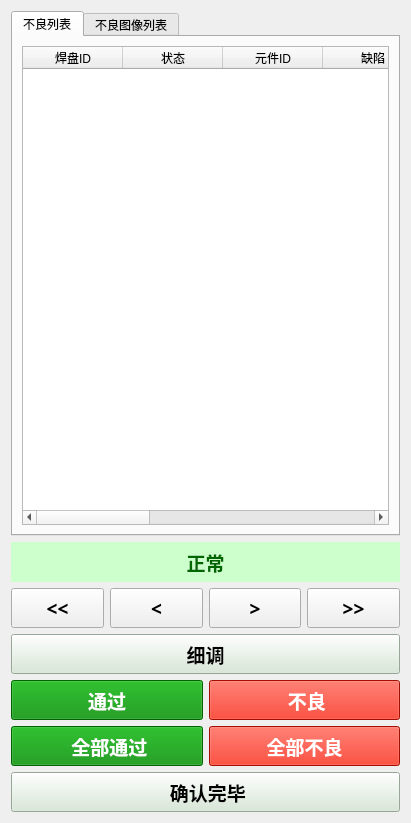
<?xml version="1.0" encoding="UTF-8"?>
<ui version="4.0">
 <class>NGStatsWidgetRight</class>
 <widget class="QWidget" name="NGStatsWidgetRight">
  <property name="geometry">
   <rect>
    <x>0</x>
    <y>0</y>
    <width>411</width>
    <height>823</height>
   </rect>
  </property>
  <property name="windowTitle">
   <string>Form</string>
  </property>
  <layout class="QGridLayout" name="gridLayout">
   <item row="0" column="0" colspan="4">
    <widget class="QTabWidget" name="tab_ngs">
     <property name="tabPosition">
      <enum>QTabWidget::North</enum>
     </property>
     <property name="tabShape">
      <enum>QTabWidget::Rounded</enum>
     </property>
     <property name="currentIndex">
      <number>0</number>
     </property>
     <property name="elideMode">
      <enum>Qt::ElideNone</enum>
     </property>
     <property name="movable">
      <bool>false</bool>
     </property>
     <widget class="QWidget" name="tab">
      <attribute name="title">
       <string>不良列表</string>
      </attribute>
      <layout class="QVBoxLayout" name="verticalLayout">
       <item>
        <widget class="QTableWidget" name="table_ng_list">
         <column>
          <property name="text">
           <string>焊盘ID</string>
          </property>
         </column>
         <column>
          <property name="text">
           <string>状态</string>
          </property>
         </column>
         <column>
          <property name="text">
           <string>元件ID</string>
          </property>
         </column>
         <column>
          <property name="text">
           <string>缺陷</string>
          </property>
         </column>
         <column>
          <property name="text">
           <string>体积</string>
          </property>
         </column>
         <column>
          <property name="text">
           <string>高度</string>
          </property>
         </column>
         <column>
          <property name="text">
           <string>面积</string>
          </property>
         </column>
         <column>
          <property name="text">
           <string>偏移X</string>
          </property>
         </column>
         <column>
          <property name="text">
           <string>偏移Y</string>
          </property>
         </column>
        </widget>
       </item>
      </layout>
     </widget>
     <widget class="QWidget" name="tab_2">
      <attribute name="title">
       <string>不良图像列表</string>
      </attribute>
      <layout class="QVBoxLayout" name="verticalLayout_2">
       <item>
        <widget class="QListWidget" name="list_ng_imgs"/>
       </item>
      </layout>
     </widget>
    </widget>
   </item>
   <item row="1" column="0" colspan="4">
    <widget class="QLabel" name="label_show_ng">
     <property name="minimumSize">
      <size>
       <width>0</width>
       <height>40</height>
      </size>
     </property>
     <property name="font">
      <font>
       <family>微软雅黑</family>
       <pointsize>14</pointsize>
       <weight>75</weight>
       <bold>true</bold>
      </font>
     </property>
     <property name="styleSheet">
      <string notr="true">background-color:rgb(204, 255, 204);color:rgb(0, 102, 0);</string>
     </property>
     <property name="text">
      <string>正常</string>
     </property>
     <property name="alignment">
      <set>Qt::AlignCenter</set>
     </property>
    </widget>
   </item>
   <item row="2" column="0">
    <widget class="QPushButton" name="button_first">
     <property name="minimumSize">
      <size>
       <width>0</width>
       <height>40</height>
      </size>
     </property>
     <property name="font">
      <font>
       <family>微软雅黑</family>
       <pointsize>14</pointsize>
       <weight>75</weight>
       <bold>true</bold>
      </font>
     </property>
     <property name="text">
      <string>&lt;&lt;</string>
     </property>
    </widget>
   </item>
   <item row="2" column="1">
    <widget class="QPushButton" name="button_previous">
     <property name="minimumSize">
      <size>
       <width>0</width>
       <height>40</height>
      </size>
     </property>
     <property name="font">
      <font>
       <family>微软雅黑</family>
       <pointsize>14</pointsize>
       <weight>75</weight>
       <bold>true</bold>
      </font>
     </property>
     <property name="text">
      <string>&lt;</string>
     </property>
    </widget>
   </item>
   <item row="2" column="2">
    <widget class="QPushButton" name="button_next">
     <property name="minimumSize">
      <size>
       <width>0</width>
       <height>40</height>
      </size>
     </property>
     <property name="font">
      <font>
       <family>微软雅黑</family>
       <pointsize>14</pointsize>
       <weight>75</weight>
       <bold>true</bold>
      </font>
     </property>
     <property name="text">
      <string>&gt;</string>
     </property>
    </widget>
   </item>
   <item row="2" column="3">
    <widget class="QPushButton" name="button_final">
     <property name="minimumSize">
      <size>
       <width>0</width>
       <height>40</height>
      </size>
     </property>
     <property name="font">
      <font>
       <family>微软雅黑</family>
       <pointsize>14</pointsize>
       <weight>75</weight>
       <bold>true</bold>
      </font>
     </property>
     <property name="text">
      <string>&gt;&gt;</string>
     </property>
    </widget>
   </item>
   <item row="3" column="0" colspan="4">
    <widget class="QPushButton" name="button_adjust_param">
     <property name="minimumSize">
      <size>
       <width>0</width>
       <height>40</height>
      </size>
     </property>
     <property name="font">
      <font>
       <family>微软雅黑</family>
       <pointsize>14</pointsize>
       <weight>75</weight>
       <bold>true</bold>
      </font>
     </property>
     <property name="styleSheet">
      <string notr="true">background-color:rgb(213, 232, 212);</string>
     </property>
     <property name="text">
      <string>细调</string>
     </property>
    </widget>
   </item>
   <item row="4" column="0" colspan="2">
    <widget class="QPushButton" name="button_pad_pass">
     <property name="minimumSize">
      <size>
       <width>0</width>
       <height>40</height>
      </size>
     </property>
     <property name="font">
      <font>
       <family>微软雅黑</family>
       <pointsize>14</pointsize>
       <weight>75</weight>
       <bold>true</bold>
      </font>
     </property>
     <property name="styleSheet">
      <string notr="true">background-color:rgb(0, 138, 0);color:rgb(255,255,255);</string>
     </property>
     <property name="text">
      <string>通过</string>
     </property>
    </widget>
   </item>
   <item row="4" column="2" colspan="2">
    <widget class="QPushButton" name="button_pad_ng">
     <property name="minimumSize">
      <size>
       <width>0</width>
       <height>40</height>
      </size>
     </property>
     <property name="font">
      <font>
       <family>微软雅黑</family>
       <pointsize>14</pointsize>
       <weight>75</weight>
       <bold>true</bold>
      </font>
     </property>
     <property name="styleSheet">
      <string notr="true">background-color:rgb(229, 20, 0);color:rgb(255,255,255);</string>
     </property>
     <property name="text">
      <string> 不良</string>
     </property>
    </widget>
   </item>
   <item row="5" column="0" colspan="2">
    <widget class="QPushButton" name="button_all_pass">
     <property name="minimumSize">
      <size>
       <width>0</width>
       <height>40</height>
      </size>
     </property>
     <property name="font">
      <font>
       <family>微软雅黑</family>
       <pointsize>14</pointsize>
       <weight>75</weight>
       <bold>true</bold>
      </font>
     </property>
     <property name="styleSheet">
      <string notr="true">background-color:rgb(0, 138, 0);color:rgb(255,255,255);</string>
     </property>
     <property name="text">
      <string> 全部通过</string>
     </property>
    </widget>
   </item>
   <item row="5" column="2" colspan="2">
    <widget class="QPushButton" name="button_all_ng">
     <property name="minimumSize">
      <size>
       <width>0</width>
       <height>40</height>
      </size>
     </property>
     <property name="font">
      <font>
       <family>微软雅黑</family>
       <pointsize>14</pointsize>
       <weight>75</weight>
       <bold>true</bold>
      </font>
     </property>
     <property name="styleSheet">
      <string notr="true">background-color:rgb(229, 20, 0);color:rgb(255,255,255);</string>
     </property>
     <property name="text">
      <string>全部不良</string>
     </property>
    </widget>
   </item>
   <item row="6" column="0" colspan="4">
    <widget class="QPushButton" name="button_all_confirmed">
     <property name="minimumSize">
      <size>
       <width>0</width>
       <height>40</height>
      </size>
     </property>
     <property name="font">
      <font>
       <family>微软雅黑</family>
       <pointsize>14</pointsize>
       <weight>75</weight>
       <bold>true</bold>
      </font>
     </property>
     <property name="styleSheet">
      <string notr="true">background-color:rgb(213, 232, 212);</string>
     </property>
     <property name="text">
      <string> 确认完毕</string>
     </property>
    </widget>
   </item>
  </layout>
 </widget>
 <resources/>
 <connections/>
</ui>
